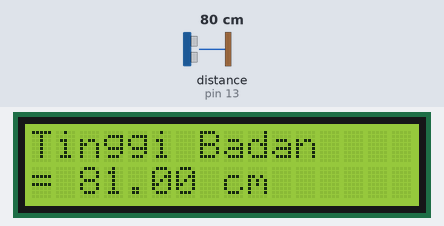
This sketch was run on a simulated Arduino Uno, built with avr-gcc and run on an emulated ATmega328P. On the bench: 16×2 character LCD. The inputs (shaded band) are chosen by the test bench; at power-on: distance to the obstacle (sensor on pin 13) 80 cm. The echo pulse lasts 58.3 µs per cm; what the sketch prints to the serial monitor is not drawn.

Above: at 3.3 s.
3.4 s: distance to the obstacle (sensor on pin 13) set to 2 cm
At 4.3 s:
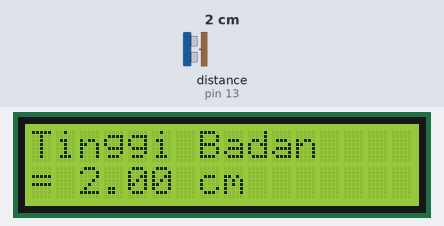
5.0 s: distance to the obstacle (sensor on pin 13) set to 4 cm
At 6.5 s:
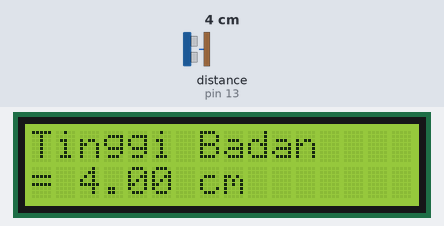
6.8 s: distance to the obstacle (sensor on pin 13) set to 9 cm
At 7.7 s:
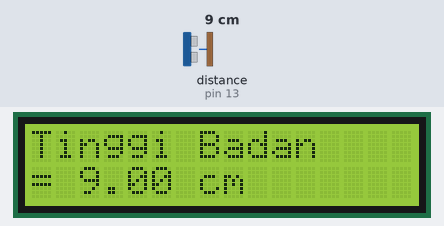
Timing chart, 0 to 9.8 s (numbered marks = the images above; inputs shaded):
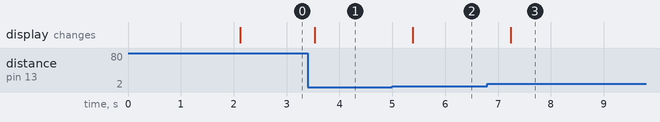

The sketch:

lat2_tinggibadan.ino
```cpp
#include <NewPing.h>
#include <LiquidCrystal_I2C.h>

#define trigPin 12
#define echoPin 13
#define MAX_DISTANCE 200

NewPing sonar(trigPin, echoPin, MAX_DISTANCE);
LiquidCrystal_I2C lcd(0x20, 16, 2);

void setup() {
  Serial.begin(115200);
  lcd.init();
  lcd.backlight();
  lcd.setCursor(0,0);
  lcd.print("Tinggi Badan");
  lcd.setCursor(0,1);
  lcd.print("By : Raditya Ari");
  delay(2000);
  lcd.clear();
  lcd.print("Tinggi Badan");
  Serial.println("By : Raditya Ari");
}

void loop() {
  float jarak;
  jarak = sonar.ping_cm();
  Serial.print(jarak);
  Serial.println(" cm");

  lcd.setCursor(0,1);
  lcd.print("= "+String(jarak)+" cm    ");
  delay(450);
}
```

Measured:
- after the input at 3.4 s, the display: changes after 0.13 s (image 1)
- after the input at 5.0 s, the display: changes after 0.39 s (image 2)
- after the input at 6.8 s, the display: changes after 0.44 s (image 3)
